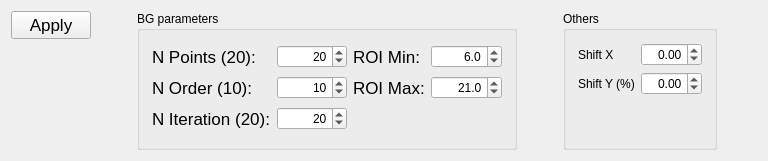
      <widget class="QWidget" name="mpltabDiffPattern">
       <attribute name="title">
        <string>Processing</string>
       </attribute>
       <layout class="QGridLayout" name="gridLayout_4">
        <item row="0" column="2" rowspan="2">
         <widget class="QGroupBox" name="groupBox_5">
          <property name="sizePolicy">
           <sizepolicy hsizetype="Fixed" vsizetype="Preferred">
            <horstretch>0</horstretch>
            <verstretch>0</verstretch>
           </sizepolicy>
          </property>
          <property name="title">
           <string>BG parameters</string>
          </property>
          <layout class="QGridLayout" name="gridLayout_5">
           <property name="margin">
            <number>12</number>
           </property>
           <item row="0" column="0">
            <widget class="QLabel" name="label_4">
             <property name="sizePolicy">
              <sizepolicy hsizetype="Fixed" vsizetype="Preferred">
               <horstretch>0</horstretch>
               <verstretch>0</verstretch>
              </sizepolicy>
             </property>
             <property name="font">
              <font>
               <family>Helvetica</family>
               <pointsize>13</pointsize>
               <weight>50</weight>
               <italic>false</italic>
               <bold>false</bold>
              </font>
             </property>
             <property name="text">
              <string>N Points (20):</string>
             </property>
             <property name="buddy">
              <cstring>mplspinBox_BGParam0</cstring>
             </property>
            </widget>
           </item>
           <item row="0" column="1">
            <widget class="QSpinBox" name="mplspinBox_BGParam0">
             <property name="sizePolicy">
              <sizepolicy hsizetype="Preferred" vsizetype="Fixed">
               <horstretch>0</horstretch>
               <verstretch>0</verstretch>
              </sizepolicy>
             </property>
             <property name="minimumSize">
              <size>
               <width>70</width>
               <height>0</height>
              </size>
             </property>
             <property name="focusPolicy">
              <enum>Qt::ClickFocus</enum>
             </property>
             <property name="alignment">
              <set>Qt::AlignRight|Qt::AlignTrailing|Qt::AlignVCenter</set>
             </property>
             <property name="value">
              <number>20</number>
             </property>
            </widget>
           </item>
           <item row="1" column="0">
            <widget class="QLabel" name="label_6">
             <property name="sizePolicy">
              <sizepolicy hsizetype="Fixed" vsizetype="Preferred">
               <horstretch>0</horstretch>
               <verstretch>0</verstretch>
              </sizepolicy>
             </property>
             <property name="font">
              <font>
               <family>Helvetica</family>
               <pointsize>13</pointsize>
               <weight>50</weight>
               <italic>false</italic>
               <bold>false</bold>
              </font>
             </property>
             <property name="text">
              <string>N Order (10):</string>
             </property>
             <property name="buddy">
              <cstring>mplspinBox_BGParam2</cstring>
             </property>
            </widget>
           </item>
           <item row="1" column="1">
            <widget class="QSpinBox" name="mplspinBox_BGParam1">
             <property name="sizePolicy">
              <sizepolicy hsizetype="Preferred" vsizetype="Fixed">
               <horstretch>0</horstretch>
               <verstretch>0</verstretch>
              </sizepolicy>
             </property>
             <property name="minimumSize">
              <size>
               <width>70</width>
               <height>0</height>
              </size>
             </property>
             <property name="focusPolicy">
              <enum>Qt::ClickFocus</enum>
             </property>
             <property name="alignment">
              <set>Qt::AlignRight|Qt::AlignTrailing|Qt::AlignVCenter</set>
             </property>
             <property name="value">
              <number>10</number>
             </property>
            </widget>
           </item>
           <item row="2" column="0">
            <widget class="QLabel" name="label_5">
             <property name="sizePolicy">
              <sizepolicy hsizetype="Fixed" vsizetype="Preferred">
               <horstretch>0</horstretch>
               <verstretch>0</verstretch>
              </sizepolicy>
             </property>
             <property name="font">
              <font>
               <family>Helvetica</family>
               <pointsize>13</pointsize>
               <weight>50</weight>
               <italic>false</italic>
               <bold>false</bold>
              </font>
             </property>
             <property name="text">
              <string>N Iteration (20):</string>
             </property>
             <property name="buddy">
              <cstring>mplspinBox_BGParam1</cstring>
             </property>
            </widget>
           </item>
           <item row="2" column="1">
            <widget class="QSpinBox" name="mplspinBox_BGParam2">
             <property name="sizePolicy">
              <sizepolicy hsizetype="Preferred" vsizetype="Fixed">
               <horstretch>0</horstretch>
               <verstretch>0</verstretch>
              </sizepolicy>
             </property>
             <property name="minimumSize">
              <size>
               <width>70</width>
               <height>0</height>
              </size>
             </property>
             <property name="focusPolicy">
              <enum>Qt::ClickFocus</enum>
             </property>
             <property name="alignment">
              <set>Qt::AlignRight|Qt::AlignTrailing|Qt::AlignVCenter</set>
             </property>
             <property name="value">
              <number>20</number>
             </property>
            </widget>
           </item>
           <item row="0" column="2">
            <widget class="QLabel" name="label_2">
             <property name="sizePolicy">
              <sizepolicy hsizetype="Fixed" vsizetype="Preferred">
               <horstretch>0</horstretch>
               <verstretch>0</verstretch>
              </sizepolicy>
             </property>
             <property name="minimumSize">
              <size>
               <width>10</width>
               <height>0</height>
              </size>
             </property>
             <property name="font">
              <font>
               <family>Helvetica</family>
               <pointsize>13</pointsize>
               <weight>50</weight>
               <italic>false</italic>
               <bold>false</bold>
              </font>
             </property>
             <property name="text">
              <string>ROI Min:</string>
             </property>
            </widget>
           </item>
           <item row="0" column="3">
            <widget class="QDoubleSpinBox" name="mpldoubleSpinBox_Background_ROI_min">
             <property name="sizePolicy">
              <sizepolicy hsizetype="Minimum" vsizetype="Fixed">
               <horstretch>0</horstretch>
               <verstretch>0</verstretch>
              </sizepolicy>
             </property>
             <property name="focusPolicy">
              <enum>Qt::ClickFocus</enum>
             </property>
             <property name="alignment">
              <set>Qt::AlignRight|Qt::AlignTrailing|Qt::AlignVCenter</set>
             </property>
             <property name="decimals">
              <number>1</number>
             </property>
             <property name="maximum">
              <double>10000.000000000000000</double>
             </property>
             <property name="singleStep">
              <double>0.100000000000000</double>
             </property>
             <property name="value">
              <double>6.000000000000000</double>
             </property>
            </widget>
           </item>
           <item row="1" column="2">
            <widget class="QLabel" name="label">
             <property name="font">
              <font>
               <family>Helvetica</family>
               <pointsize>13</pointsize>
               <weight>50</weight>
               <italic>false</italic>
               <bold>false</bold>
              </font>
             </property>
             <property name="text">
              <string>ROI Max:</string>
             </property>
            </widget>
           </item>
           <item row="1" column="3">
            <widget class="QDoubleSpinBox" name="mpldoubleSpinBox_Background_ROI_max">
             <property name="sizePolicy">
              <sizepolicy hsizetype="Minimum" vsizetype="Fixed">
               <horstretch>0</horstretch>
               <verstretch>0</verstretch>
              </sizepolicy>
             </property>
             <property name="focusPolicy">
              <enum>Qt::ClickFocus</enum>
             </property>
             <property name="alignment">
              <set>Qt::AlignRight|Qt::AlignTrailing|Qt::AlignVCenter</set>
             </property>
             <property name="decimals">
              <number>1</number>
             </property>
             <property name="maximum">
              <double>10000.000000000000000</double>
             </property>
             <property name="singleStep">
              <double>0.100000000000000</double>
             </property>
             <property name="value">
              <double>21.000000000000000</double>
             </property>
            </widget>
           </item>
          </layout>
         </widget>
        </item>
        <item row="0" column="4" rowspan="2">
         <widget class="QGroupBox" name="groupBox_13">
          <property name="sizePolicy">
           <sizepolicy hsizetype="Preferred" vsizetype="Preferred">
            <horstretch>0</horstretch>
            <verstretch>0</verstretch>
           </sizepolicy>
          </property>
          <property name="title">
           <string>Others</string>
          </property>
          <layout class="QGridLayout" name="gridLayout_8">
           <property name="margin">
            <number>12</number>
           </property>
           <item row="1" column="0">
            <widget class="QLabel" name="label_7">
             <property name="text">
              <string>Shift Y (%)</string>
             </property>
            </widget>
           </item>
           <item row="1" column="1">
            <widget class="QDoubleSpinBox" name="mpldoubleSpinBox_ShiftY">
             <property name="focusPolicy">
              <enum>Qt::ClickFocus</enum>
             </property>
             <property name="alignment">
              <set>Qt::AlignRight|Qt::AlignTrailing|Qt::AlignVCenter</set>
             </property>
             <property name="minimum">
              <double>-99.989999999999995</double>
             </property>
             <property name="maximum">
              <double>99.989999999999995</double>
             </property>
            </widget>
           </item>
           <item row="0" column="1">
            <widget class="QDoubleSpinBox" name="mpldoubleSpinBox_ShiftX">
             <property name="focusPolicy">
              <enum>Qt::ClickFocus</enum>
             </property>
             <property name="alignment">
              <set>Qt::AlignRight|Qt::AlignTrailing|Qt::AlignVCenter</set>
             </property>
             <property name="minimum">
              <double>-99.989999999999995</double>
             </property>
            </widget>
           </item>
           <item row="0" column="0">
            <widget class="QLabel" name="label_3">
             <property name="text">
              <string>Shift X</string>
             </property>
            </widget>
           </item>
           <item row="2" column="1">
            <spacer name="verticalSpacer_4">
             <property name="orientation">
              <enum>Qt::Vertical</enum>
             </property>
             <property name="sizeHint" stdset="0">
              <size>
               <width>20</width>
               <height>40</height>
              </size>
             </property>
            </spacer>
           </item>
          </layout>
         </widget>
        </item>
        <item row="0" column="0">
         <widget class="QPushButton" name="mplpushButton_UpdatePlots_tab2">
          <property name="sizePolicy">
           <sizepolicy hsizetype="Fixed" vsizetype="Fixed">
            <horstretch>0</horstretch>
            <verstretch>0</verstretch>
           </sizepolicy>
          </property>
          <property name="font">
           <font>
            <family>Helvetica</family>
            <pointsize>13</pointsize>
            <weight>50</weight>
            <italic>false</italic>
            <bold>false</bold>
           </font>
          </property>
          <property name="text">
           <string>Apply</string>
          </property>
         </widget>
        </item>
        <item row="1" column="0">
         <spacer name="verticalSpacer_14">
          <property name="orientation">
           <enum>Qt::Vertical</enum>
          </property>
          <property name="sizeHint" stdset="0">
           <size>
            <width>20</width>
            <height>40</height>
           </size>
          </property>
         </spacer>
        </item>
        <item row="0" column="5">
         <spacer name="horizontalSpacer">
          <property name="orientation">
           <enum>Qt::Horizontal</enum>
          </property>
          <property name="sizeType">
           <enum>QSizePolicy::Expanding</enum>
          </property>
          <property name="sizeHint" stdset="0">
           <size>
            <width>40</width>
            <height>20</height>
           </size>
          </property>
         </spacer>
        </item>
        <item row="0" column="3">
         <spacer name="horizontalSpacer_7">
          <property name="orientation">
           <enum>Qt::Horizontal</enum>
          </property>
          <property name="sizeType">
           <enum>QSizePolicy::Preferred</enum>
          </property>
          <property name="sizeHint" stdset="0">
           <size>
            <width>40</width>
            <height>20</height>
           </size>
          </property>
         </spacer>
        </item>
        <item row="0" column="1">
         <spacer name="horizontalSpacer_8">
          <property name="orientation">
           <enum>Qt::Horizontal</enum>
          </property>
          <property name="sizeType">
           <enum>QSizePolicy::Preferred</enum>
          </property>
          <property name="sizeHint" stdset="0">
           <size>
            <width>40</width>
            <height>20</height>
           </size>
          </property>
         </spacer>
        </item>
       </layout>
      </widget>
